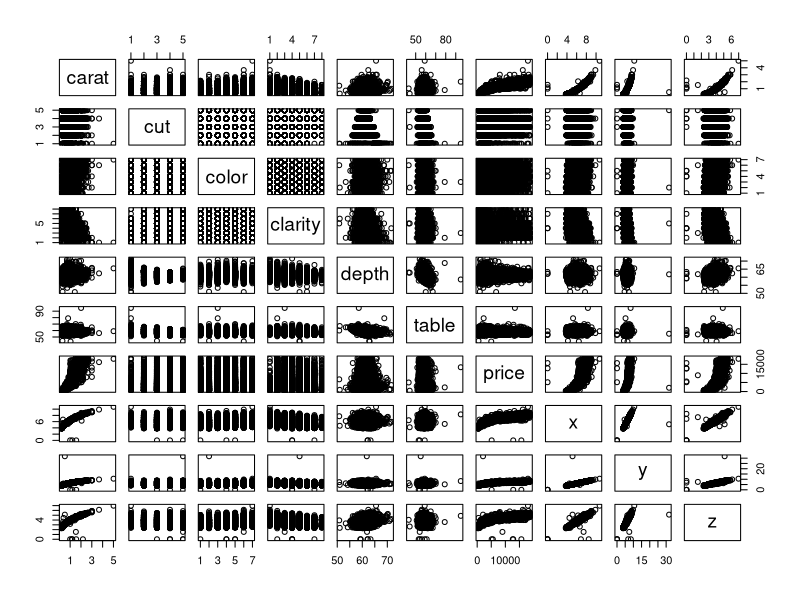
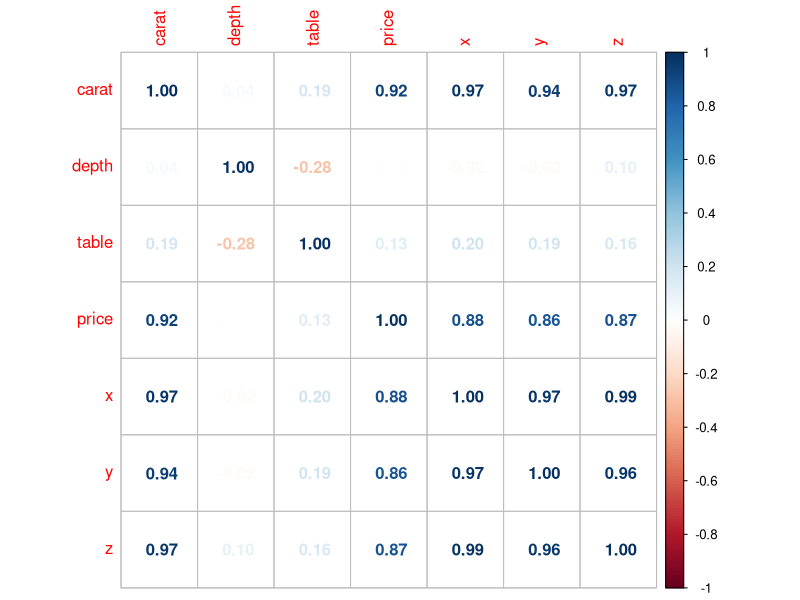
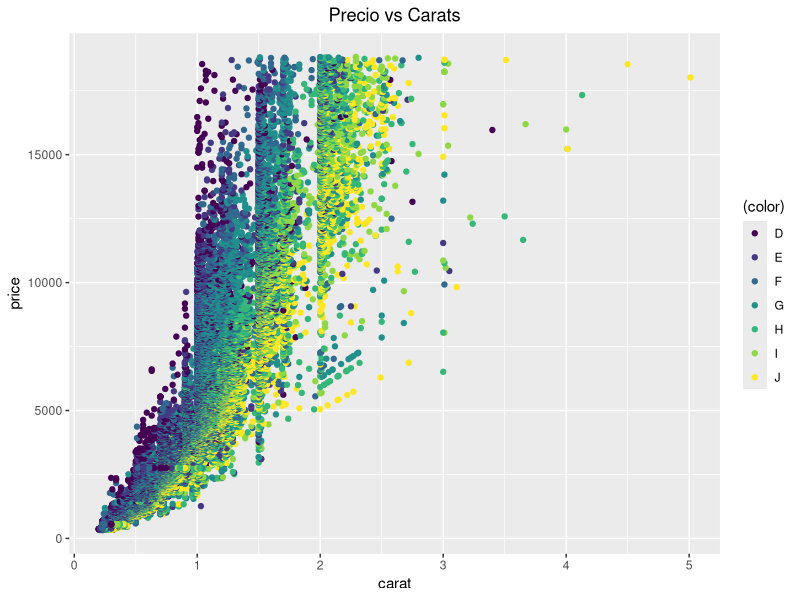
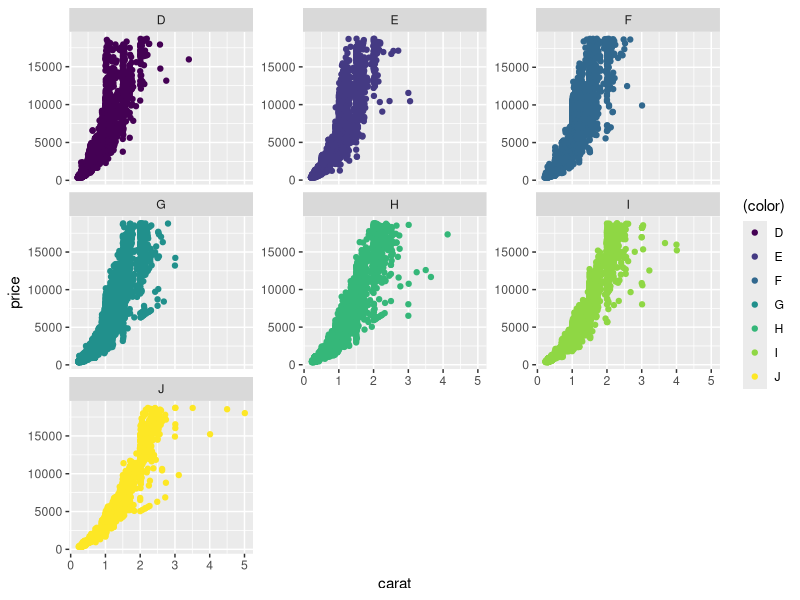
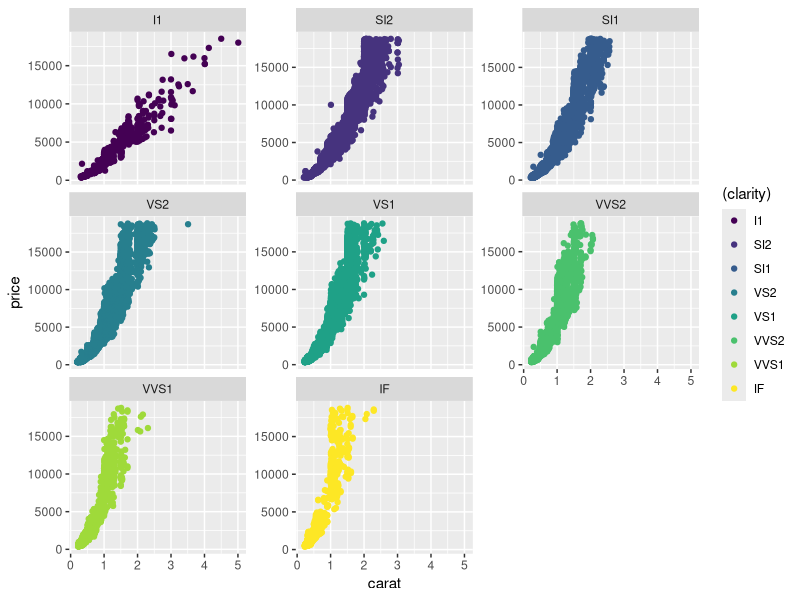
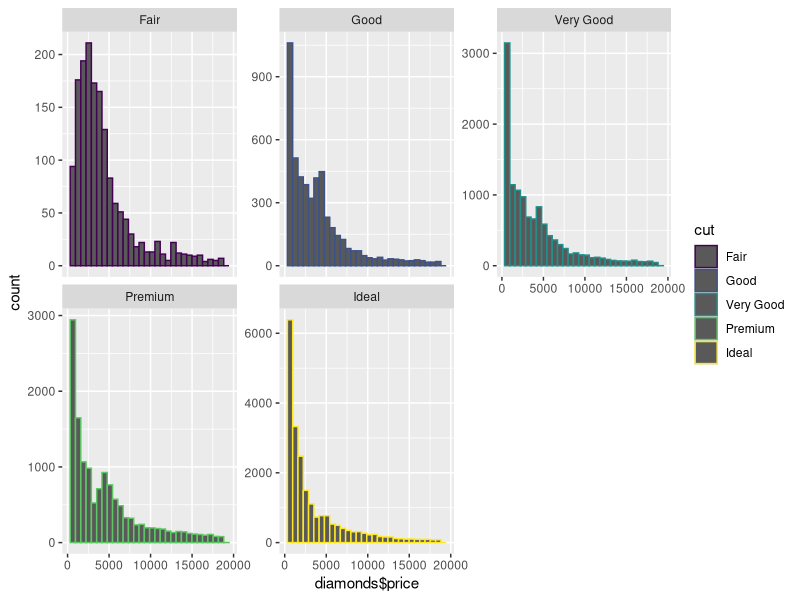
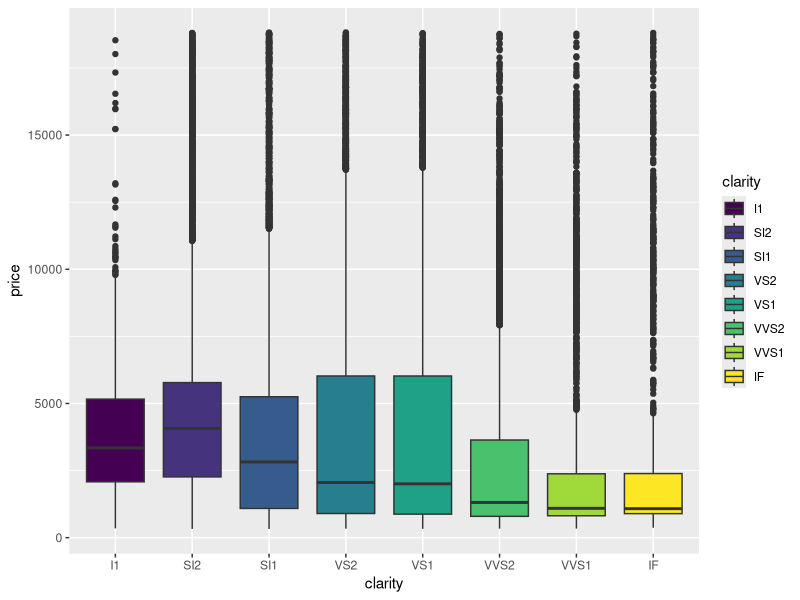
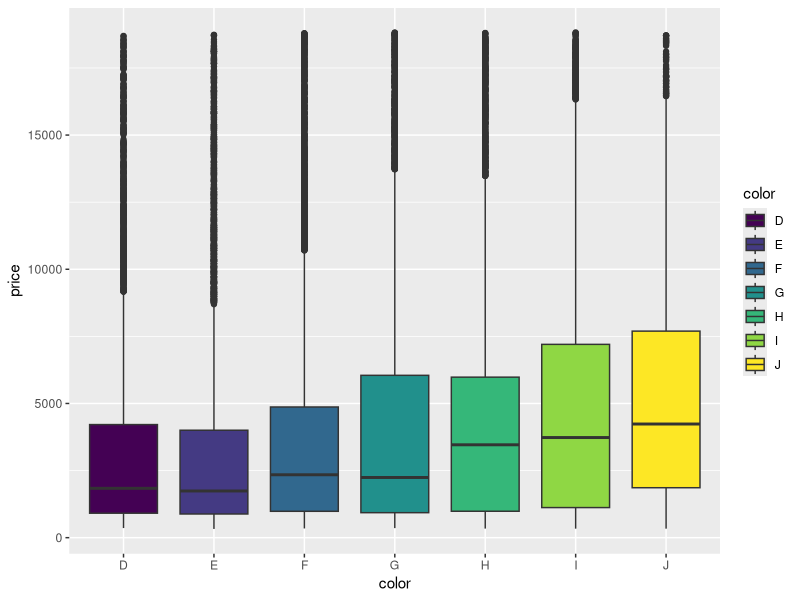

Write the R code that produced these figures, in order.
## ---- chunk 1
rm(list = ls())
##Cargamos las librerias a utilizar
suppressWarnings(suppressMessages(library(ggplot2)))
suppressWarnings(suppressMessages(library(dplyr)))
suppressWarnings(suppressMessages(library(corrplot)))
data(diamonds)
glimpse(diamonds)
## ---- chunk 2
dim(diamonds)
## ---- chunk 3
summary(diamonds)
## ---- chunk 4
str(diamonds)
## ---- chunk 5
table(diamonds$cut)
table(diamonds$color)
table(diamonds$clarity)
## ---- chunk 6
prop.table(table(diamonds$cut))*100
prop.table(table(diamonds$color))*100
prop.table(table(diamonds$clarity))*100

## ---- chunk 7
set.seed(1) 
index_sample = sample(x = 1:nrow(diamonds), 10000)
diamonds_sample= diamonds[index_sample, ]
head(diamonds_sample)
## ---- chunk 8
pairs(diamonds_sample)
## ---- chunk 9

diamonds_numericos <- diamonds_sample[,sapply(diamonds_sample, is.numeric)]
corrplot(cor(diamonds_numericos), method = "number") 
## ---- chunk 10
ggplot(data = diamonds, aes(x = carat, y = price, col = (color)) )+ labs(title = "Precio vs Carats")+theme(plot.title = element_text(hjust = 0.5)) + geom_point()
## ---- chunk 11
ggplot(data = diamonds, aes(x = carat, y = price, col = (color))) + geom_point()+facet_wrap(~color, scales="free_y")
## ---- chunk 12
ggplot(data = diamonds, aes(x = carat, y = price, col = (clarity))) + geom_point()+facet_wrap(~clarity, scales="free_y")
## ---- chunk 13
ggplot(data = diamonds, aes(color = cut)) + geom_histogram(aes(x=diamonds$price))+facet_wrap(~cut, scales="free_y")
## ---- chunk 14

ggplot(diamonds, aes(x = clarity, y=price, fill=clarity)) +
        geom_boxplot()

## ---- chunk 15

ggplot(diamonds, aes(x = color, y=price, fill=color)) +
        geom_boxplot()

## ---- chunk 16
by(diamonds$price, diamonds$color, summary)
## ---- chunk 17
ggplot(diamonds, aes(x = clarity, y=price, fill=clarity)) +
        geom_boxplot()+facet_wrap(~color, scales="free_y")
## ---- chunk 18
diamonds$fcarat<-cut(diamonds$carat, c(0,1,2,3))
diamonds$fcarat <- "0"
diamonds$fcarat[diamonds$carat < 1] <- "small"
diamonds$fcarat[diamonds$carat >= 1 & diamonds$carat < 2] <- "medium"
diamonds$fcarat[diamonds$carat >= 2 & diamonds$carat < 3] <- "big"
diamonds$fcarat[diamonds$carat >= 3] <- "extra big"
diamonds$fcarat <- factor(diamonds$fcarat,  levels = c('small','middle', "big", "extra big"),ordered = TRUE)
ggplot(diamonds, aes(x = (fcarat), y=price)) +
        geom_boxplot()

## ---- chunk 19
table(diamonds$fcarat)
## ---- chunk 20
prop.table(table(diamonds$fcarat))*100
## ---- chunk 21
df_fair_good <- diamonds %>%
        filter(cut == "Fair" | cut == "Good") %>%
        select(cut, carat)

#Medidas de Tendencia central para Fair
summary(df_fair_good %>% 
          filter(cut == "Fair") %>% 
          .$carat)

#Medidas de Tendencia Cental para Good
summary(df_fair_good %>% 
          filter(cut == "Good") %>% 
          .$carat)



## ---- chunk 22
ggplot(data = df_fair_good, aes(cut, carat)) +
        geom_boxplot()
## ---- chunk 23
ggplot(df_fair_good, aes(carat)) +
        geom_histogram() +
        facet_wrap(~ cut)


## ---- chunk 24
ks.test((df_fair_good[df_fair_good$cut =="Good",]$carat), "pnorm")
## ---- chunk 25
t.test(log(carat) ~ cut, data = df_fair_good)
## ---- chunk 26
ggplot(df_fair_good, aes(sample = log(carat)))+
       geom_point(stat = "qq")
## ---- chunk 27
ggplot(df_fair_good, aes(carat)) +
        geom_histogram() +
        facet_wrap(~ cut) +
        scale_x_log10()
## ---- chunk 28
t.test(log(carat) ~ cut, data = df_fair_good)
